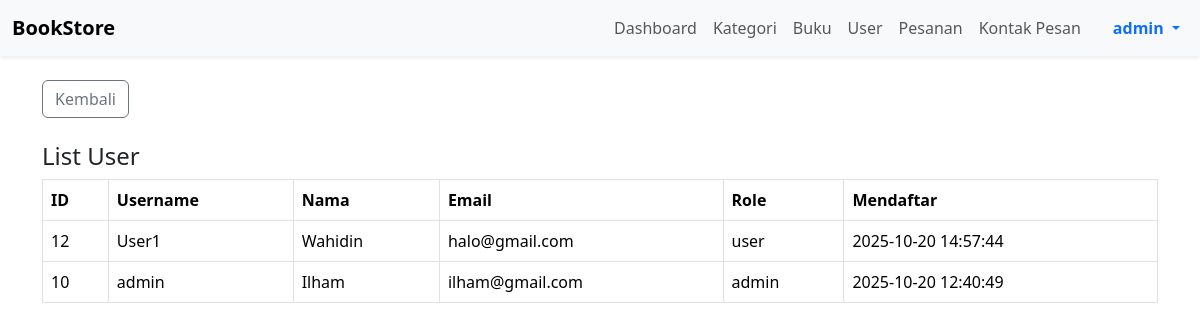
/admin/users.php (signed in), run on the app's committed database.
### tables this page shows
CREATE TABLE `users` (
  `user_id` int(11) NOT NULL,
  `username` varchar(50) NOT NULL,
  `nama` varchar(100) NOT NULL,
  `email` varchar(100) DEFAULT NULL,
  `password` varchar(255) NOT NULL,
  `role` enum('admin','user') DEFAULT 'user',
  `created_at` datetime DEFAULT current_timestamp()
);

### admin/users.php (the view, shortened to what this page needs)
<?php
include '../db/koneksi.php';
$users = $conn->query("SELECT user_id,username,nama,email,role,created_at FROM users ORDER BY created_at DESC");
?>
<!doctype html>
<html>
<head><meta charset="utf-8"><title>Users</title>
<link href="https://cdn.jsdelivr.net/npm/bootstrap@5.3.2/dist/css/bootstrap.min.css" rel="stylesheet">
</head>
<body>
<?php include '../navbar.php'; ?>
<div class="container mt-4">
  <div class="mt-3 mb-4">
    <a href="index.php" class="btn btn-outline-secondary">Kembali</a>
  </div>
  <h4>List User</h4>
  <table class="table table-bordered">
    <tr><th>ID</th><th>Username</th><th>Nama</th><th>Email</th><th>Role</th><th>Mendaftar</th></tr>
    <?php while($u=$users->fetch_assoc()): ?>
    <tr>
      <td><?= $u['user_id'] ?></td>
      <td><?= htmlspecialchars($u['username']) ?></td>
      <td><?= htmlspecialchars($u['nama']) ?></td>
      <td><?= htmlspecialchars($u['email']) ?></td>
      <td><?= $u['role'] ?></td>
      <td><?= $u['created_at'] ?></td>
    </tr>
    <?php endwhile; ?>
  </table>
</div>
</body>
</html>

### navbar.php (shortened to what this page needs)
<nav class="navbar navbar-expand-lg navbar-light bg-light shadow-sm">
  <div class="container-fluid">
    <a class="navbar-brand fw-bold" href="/toko_buku/index.php">BookStore</a>
    <div class="collapse navbar-collapse" id="navmenu">
      <ul class="navbar-nav ms-auto align-items-center">
        <?php if(isset($_SESSION['user_id'])): ?>
          <?php if(isset($_SESSION['role']) && $_SESSION['role']=='admin'): ?>
            <li class="nav-item"><a class="nav-link" href="/toko_buku/admin/index.php">Dashboard</a></li>
            <li class="nav-item"><a class="nav-link" href="/toko_buku/admin/kategori.php">Kategori</a></li>
            <li class="nav-item"><a class="nav-link" href="/toko_buku/admin/buku.php">Buku</a></li>
            <li class="nav-item"><a class="nav-link" href="/toko_buku/admin/users.php">User</a></li>
            <li class="nav-item"><a class="nav-link" href="/toko_buku/admin/detail_pesanan.php">Pesanan</a></li>
            <li class="nav-item"><a class="nav-link" href="/toko_buku/admin/kontak_pesan.php">Kontak Pesan</a></li>
          <?php endif; ?>
          <li class="nav-item dropdown ms-3">
            <a class="nav-link dropdown-toggle text-primary fw-semibold" href="#" id="userDropdown" role="button" data-bs-toggle="dropdown" aria-expanded="false">
                <?= htmlspecialchars($_SESSION['username'] ?? 'User') ?>
            </a>
          </li>
        <?php else: ?>
          <li class="nav-item"><a class="nav-link" href="/toko_buku/auth/login.php">Login</a></li>
          <li class="nav-item"><a class="nav-link" href="/toko_buku/auth/register.php">Register</a></li>
        <?php endif; ?>
      </ul>
    </div>
  </div>
</nav>

### data on the page
users: user_id "12", username "User1", nama "Wahidin", email "halo@gmail.com", role "user", created_at "2025-10-20 14:57:44"
users: user_id "10", username "admin", nama "Ilham", email "ilham@gmail.com", role "admin", created_at "2025-10-20 12:40:49"

### other printed values
$_SESSION['username'] "admin"
